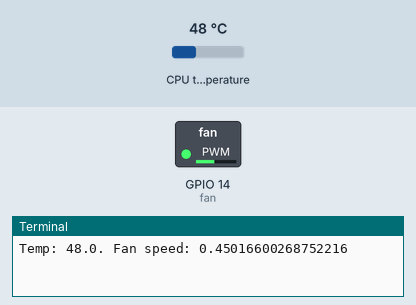
Recording of a program running on a simulated Raspberry Pi (BCM pin numbers). Shown: switched loads named in the program (green lamp = pin HIGH), the last lines printed to the terminal. The inputs (shaded band) are chosen by the test bench; at power-on: CPU temperature 48 °C.

Above: at 1.2 s.
1.3 s: CPU temperature set to 41 °C
At 11.2 s:
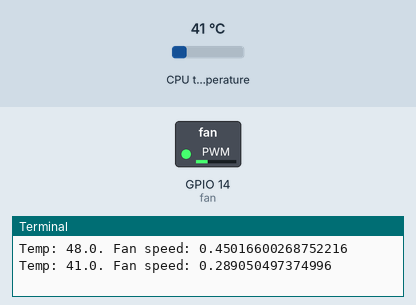
11.5 s: CPU temperature set to 38 °C
At 20.8 s:
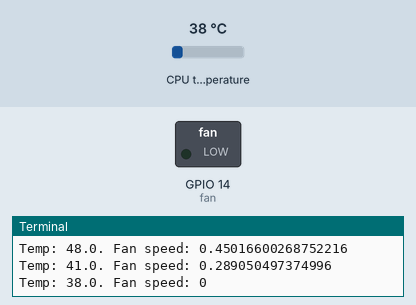
21.5 s: CPU temperature set to 58 °C
At 31.2 s:
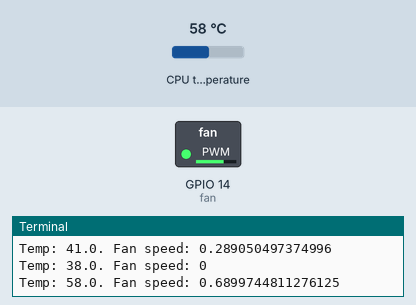
31.5 s: CPU temperature set to 71 °C
At 40.7 s:
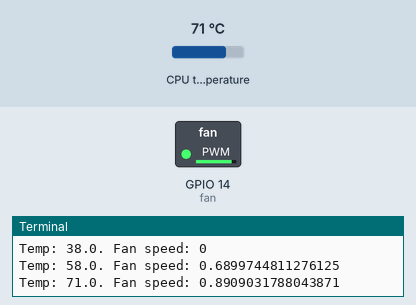
41.5 s: CPU temperature set to 31 °C
At 51.3 s:
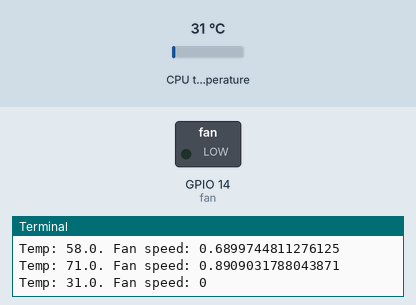
Timing chart, 0 to 52.5 s (numbered marks = the images above; inputs shaded):
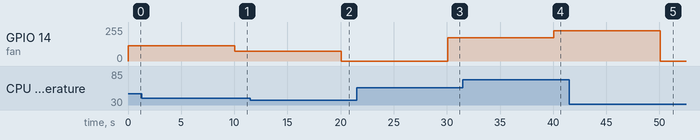

Measured:
- the behaviour switches between 40 and 39 °C on CPU temperature (found by bisection; images 1 and 2)
- after the input at 1.3 s, GPIO 14 (fan): 115/255 → 74/255 after 8.7 s
- after the input at 11.5 s, GPIO 14 (fan): 74/255 → 0/255 after 8.5 s
- after the input at 21.5 s, GPIO 14 (fan): 0/255 → 176/255 after 8.6 s
- after the input at 31.5 s, GPIO 14 (fan): 176/255 → 227/255 after 8.6 s
- after the input at 41.5 s, GPIO 14 (fan): 227/255 → 0/255 after 8.6 s

The program:

FanProportional.py
```python
import numpy as np
import subprocess  # Calling subprocess to get the CPU temperature
from gpiozero import PWMLED
from time import sleep

# GPIO 14 as PWM
fan = PWMLED(14)


# Function to read in the CPU temperature and return it as a float in degrees celcius
def get_temp():
  output = subprocess.run(['vcgencmd', 'measure_temp'], capture_output=True)
  temp_str = output.stdout.decode()
  try:
    return float(temp_str.split('=')[1].split('\'')[0])
  except (IndexError, ValueError):
    raise RuntimeError('Could not get temperature')


def calculate_fan_speed(temp, min_temp=40, max_temp=80):
  if temp < min_temp:
    return 0
  elif temp > max_temp:
    return 1
  else:
    k = 0.1
    T_0 = 50 # temp value when y=0.5
    value = 1 / (1 + np.exp(-k * (temp - T_0)))
    return value


while 1:
  temp = get_temp()
  fan_speed = calculate_fan_speed(temp)
  fan.value = fan_speed
  print(f"Temp: {temp}. Fan speed: {fan_speed}")
  sleep(10)
```
